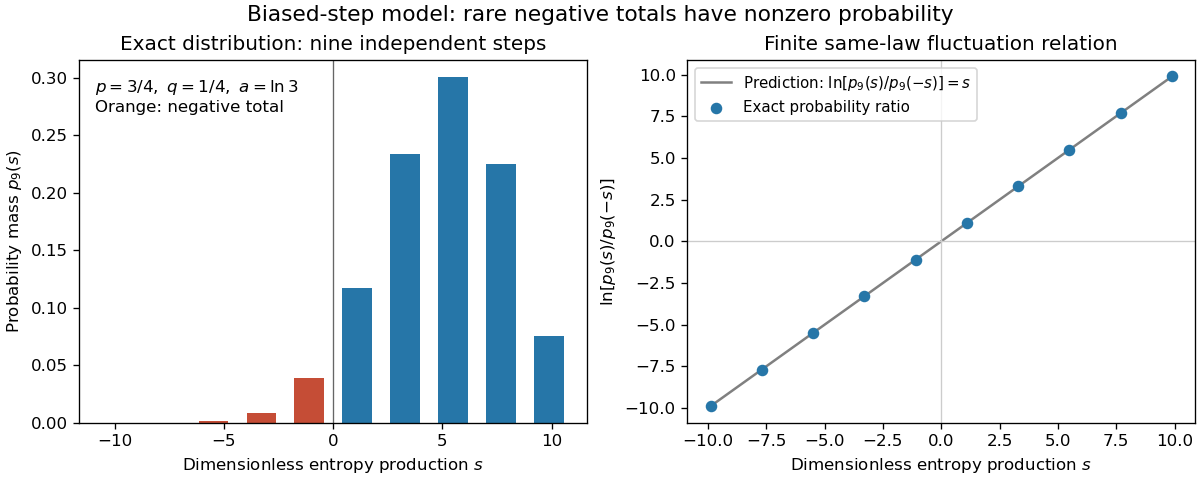

This figure's Python source:
"""Exact biased-step probabilities; Python 3.14, matplotlib 3.10.7, numpy 2.3.5.
Run from _media to write the matching opaque PNG in the current directory.
"""
from math import comb, log
from pathlib import Path
import matplotlib.pyplot as plt
import numpy as np

p, q, n = 0.75, 0.25, 9
a = log(p / q)
k = np.arange(n + 1)
s = a * (2 * k - n)
weights = np.array([comb(n, int(j)) * p**int(j) * q**(n-int(j)) for j in k])
fig, axes = plt.subplots(1, 2, figsize=(10, 4), layout="constrained", facecolor="white")
axes[0].bar(s, weights, width=1.35, color=np.where(s < 0, "#c54d36", "#2676a8"))
axes[0].axvline(0, color="0.4", lw=0.8)
axes[0].set(xlabel=r"Dimensionless entropy production $s$", ylabel=r"Probability mass $p_9(s)$", title="Exact distribution: nine independent steps")
axes[0].text(0.03, 0.95, r"$p=3/4,\ q=1/4,\ a=\ln 3$" + "\nOrange: negative total", transform=axes[0].transAxes, va="top")
axes[1].plot(s, s, color="0.5", label=r"Prediction: $\ln[p_9(s)/p_9(-s)]=s$")
axes[1].scatter(s, np.log(weights/weights[::-1]), color="#2676a8", s=35, zorder=3, label="Exact probability ratio")
axes[1].axhline(0, color="0.8", lw=0.8)
axes[1].axvline(0, color="0.8", lw=0.8)
axes[1].set(xlabel=r"Dimensionless entropy production $s$", ylabel=r"$\ln[p_9(s)/p_9(-s)]$", title="Finite same-law fluctuation relation")
axes[1].legend(fontsize=9, loc="upper left")
fig.suptitle("Biased-step model: rare negative totals have nonzero probability", fontsize=13)
fig.savefig(Path(__file__).stem + ".png", dpi=120, facecolor="white", transparent=False)
plt.close(fig)
